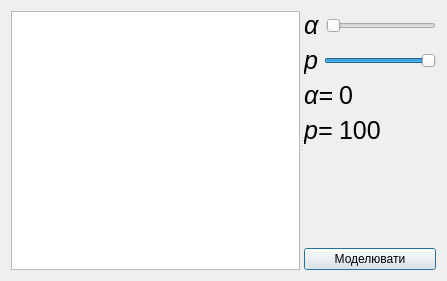
<?xml version="1.0" encoding="UTF-8"?>
<ui version="4.0">
 <class>ExampleTwo</class>
 <widget class="QDialog" name="ExampleTwo">
  <property name="geometry">
   <rect>
    <x>0</x>
    <y>0</y>
    <width>447</width>
    <height>281</height>
   </rect>
  </property>
  <property name="windowTitle">
   <string>Приклад 2</string>
  </property>
  <property name="whatsThis">
   <string>&lt;html&gt;&lt;head/&gt;&lt;body&gt;&lt;p align=&quot;center&quot;&gt;&lt;span style=&quot; font-size:18pt;&quot;&gt;Для правильної роботи програми задайте проміжок змінюючи положення повзунків, та натисніть кнопку моделювати.&lt;/span&gt;&lt;/p&gt;&lt;/body&gt;&lt;/html&gt;</string>
  </property>
  <layout class="QGridLayout" name="gridLayout">
   <item row="0" column="0">
    <widget class="QSplitter" name="splitter">
     <property name="orientation">
      <enum>Qt::Horizontal</enum>
     </property>
     <widget class="QGraphicsView" name="graphicsView"/>
     <widget class="QWidget" name="">
      <layout class="QVBoxLayout" name="verticalLayout">
       <item>
        <layout class="QHBoxLayout" name="horizontalLayout">
         <item>
          <widget class="QLabel" name="label">
           <property name="styleSheet">
            <string notr="true">font-size: 25px;
font-style: italic;</string>
           </property>
           <property name="text">
            <string>&lt;html&gt;&lt;head/&gt;&lt;body&gt;&lt;p&gt;&amp;#945;&lt;/p&gt;&lt;/body&gt;&lt;/html&gt;</string>
           </property>
          </widget>
         </item>
         <item>
          <widget class="QSlider" name="horizontalSlider">
           <property name="maximum">
            <number>100</number>
           </property>
           <property name="orientation">
            <enum>Qt::Horizontal</enum>
           </property>
          </widget>
         </item>
        </layout>
       </item>
       <item>
        <layout class="QHBoxLayout" name="horizontalLayout_2">
         <item>
          <widget class="QLabel" name="label_2">
           <property name="styleSheet">
            <string notr="true">font-size: 25px;
font-style: italic;</string>
           </property>
           <property name="text">
            <string>&lt;html&gt;&lt;head/&gt;&lt;body&gt;&lt;p&gt;p&lt;/p&gt;&lt;/body&gt;&lt;/html&gt;</string>
           </property>
          </widget>
         </item>
         <item>
          <widget class="QSlider" name="horizontalSlider_2">
           <property name="maximum">
            <number>100</number>
           </property>
           <property name="value">
            <number>100</number>
           </property>
           <property name="orientation">
            <enum>Qt::Horizontal</enum>
           </property>
          </widget>
         </item>
        </layout>
       </item>
       <item>
        <layout class="QHBoxLayout" name="horizontalLayout_3">
         <item>
          <widget class="QLabel" name="label_3">
           <property name="styleSheet">
            <string notr="true">font-size: 25px;
font-style: italic;</string>
           </property>
           <property name="text">
            <string>&lt;html&gt;&lt;head/&gt;&lt;body&gt;&lt;p&gt;&amp;#945;=&lt;/p&gt;&lt;/body&gt;&lt;/html&gt;</string>
           </property>
          </widget>
         </item>
         <item>
          <widget class="QLabel" name="l_a">
           <property name="styleSheet">
            <string notr="true">font-size: 25px;</string>
           </property>
           <property name="text">
            <string>0</string>
           </property>
          </widget>
         </item>
         <item>
          <spacer name="horizontalSpacer">
           <property name="orientation">
            <enum>Qt::Horizontal</enum>
           </property>
           <property name="sizeHint" stdset="0">
            <size>
             <width>40</width>
             <height>20</height>
            </size>
           </property>
          </spacer>
         </item>
        </layout>
       </item>
       <item>
        <layout class="QHBoxLayout" name="horizontalLayout_4">
         <item>
          <widget class="QLabel" name="label_4">
           <property name="styleSheet">
            <string notr="true">font-size: 25px;
font-style: italic;</string>
           </property>
           <property name="text">
            <string>&lt;html&gt;&lt;head/&gt;&lt;body&gt;&lt;p&gt;p=&lt;/p&gt;&lt;/body&gt;&lt;/html&gt;</string>
           </property>
          </widget>
         </item>
         <item>
          <widget class="QLabel" name="l_p">
           <property name="styleSheet">
            <string notr="true">font-size: 25px;</string>
           </property>
           <property name="text">
            <string>100</string>
           </property>
          </widget>
         </item>
         <item>
          <spacer name="horizontalSpacer_2">
           <property name="orientation">
            <enum>Qt::Horizontal</enum>
           </property>
           <property name="sizeHint" stdset="0">
            <size>
             <width>40</width>
             <height>20</height>
            </size>
           </property>
          </spacer>
         </item>
        </layout>
       </item>
       <item>
        <spacer name="verticalSpacer">
         <property name="orientation">
          <enum>Qt::Vertical</enum>
         </property>
         <property name="sizeHint" stdset="0">
          <size>
           <width>20</width>
           <height>40</height>
          </size>
         </property>
        </spacer>
       </item>
       <item>
        <widget class="QPushButton" name="pushButton">
         <property name="text">
          <string>Моделювати</string>
         </property>
         <property name="shortcut">
          <string>Return</string>
         </property>
        </widget>
       </item>
      </layout>
     </widget>
    </widget>
   </item>
  </layout>
 </widget>
 <resources/>
 <connections>
  <connection>
   <sender>horizontalSlider</sender>
   <signal>sliderMoved(int)</signal>
   <receiver>l_a</receiver>
   <slot>setNum(int)</slot>
   <hints>
    <hint type="sourcelabel">
     <x>347</x>
     <y>27</y>
    </hint>
    <hint type="destinationlabel">
     <x>410</x>
     <y>17</y>
    </hint>
   </hints>
  </connection>
  <connection>
   <sender>horizontalSlider_2</sender>
   <signal>sliderMoved(int)</signal>
   <receiver>l_p</receiver>
   <slot>setNum(int)</slot>
   <hints>
    <hint type="sourcelabel">
     <x>344</x>
     <y>66</y>
    </hint>
    <hint type="destinationlabel">
     <x>405</x>
     <y>59</y>
    </hint>
   </hints>
  </connection>
 </connections>
</ui>
